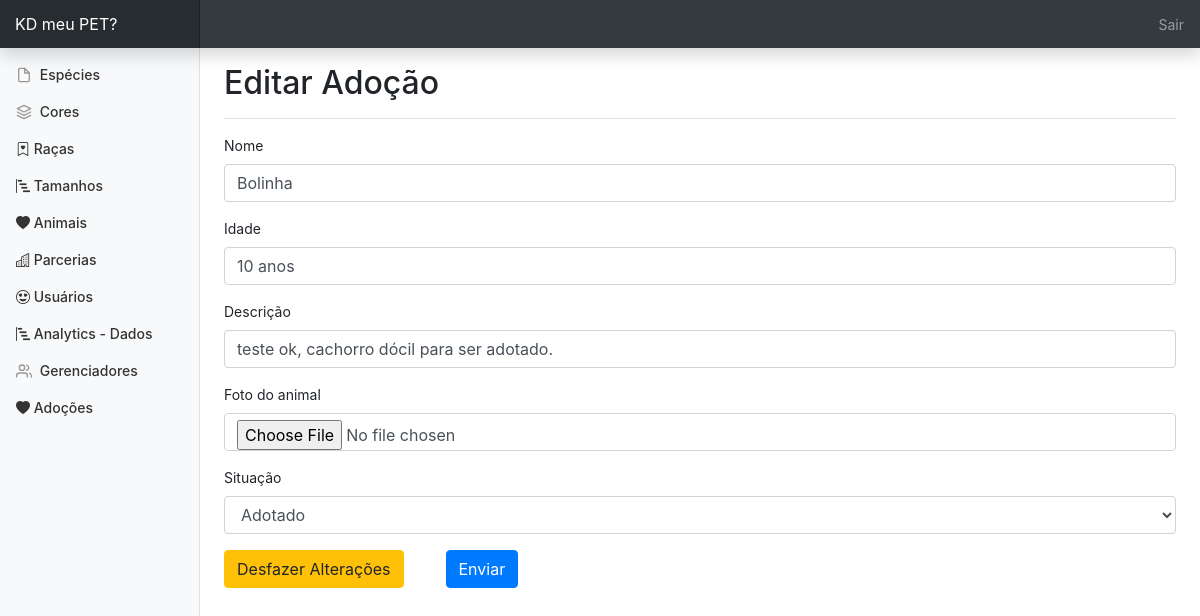
/c_adocao_editar.php?p_id=1 (signed in), run on the app's committed database.
### tables this page shows
CREATE TABLE `cadastro_adocao` (
  `p_id` int(10) NOT NULL,
  `p_nome` varchar(200) DEFAULT NULL,
  `p_foto` varchar(200) DEFAULT NULL,
  `p_descricao` varchar(200) DEFAULT NULL,
  `p_contato` varchar(200) DEFAULT NULL,
  `p_idade` varchar(200) DEFAULT NULL,
  `p_tipo` int(10) DEFAULT NULL,
  `p_raca` int(10) DEFAULT NULL,
  `p_tamanho` int(10) DEFAULT NULL,
  `p_cor` int(10) DEFAULT NULL,
  `p_status` int(11) DEFAULT NULL
);

### c_adocao_editar.php (the view, shortened to what this page needs)
<?php
require_once "conexao.php";
if (isset($_GET['p_id']) && is_numeric($_GET['p_id'])) {
    $p_id = intval($_GET['p_id']);
    try {
      $query = "SELECT * FROM cadastro_adocao WHERE p_id = :p_id";
      $stmt = $pdo->prepare($query);
      $stmt->bindValue(':p_id', $p_id, PDO::PARAM_INT);
      $stmt->execute();
    } catch (PDOException $e) {
      echo "Erro: " . $e->getMessage();
      die();
    }
    $adocao = $stmt->fetch(PDO::FETCH_ASSOC);
} else {
    $_SESSION['msgContent'] = '<div class="alert alert-danger" role="alert">
    Parâmetro inválido!</div>';
    header("Location: ../adminadocoes.php");
    exit;
}
?>
<html lang="pt">
  <head>
    <link href="css/bootstrap-4.1.3/dist/css/bootstrap.min.css" rel="stylesheet">
    <link rel="stylesheet" href="https://cdn.jsdelivr.net/npm/bootstrap-icons@1.3.0/font/bootstrap-icons.css">
    <link href="css/dashboard.css" rel="stylesheet">
  </head>
  <body>
    <nav class="navbar navbar-dark fixed-top bg-dark flex-md-nowrap p-0 shadow">
      <a class="navbar-brand col-sm-3 col-md-2 mr-0" href="#">KD meu PET?</a>
      <ul class="navbar-nav px-3">
        <li class="nav-item text-nowrap">
          <a class="nav-link" href="sairgerenciador.php">Sair</a>
        </li>
      </ul>
    </nav>
    <div class="container-fluid">
      <div class="row">
        <nav class="col-md-2 d-none d-md-block bg-light sidebar">
          <div class="sidebar-sticky">
          <?php include "menuadmin.php"; ?>
          </div>
        </nav>
        <main role="main" class="col-md-9 ml-sm-auto col-lg-10 px-4">
          <div class="d-flex justify-content-between flex-wrap flex-md-nowrap align-items-center pt-3 pb-2 mb-3 border-bottom">
            <h1 class="h2">Editar Adoção</h1>
          </div>
          <form action="adocao_editar.php?p_id=<?php echo $adocao['p_id']; ?>" method="post" enctype="multipart/form-data">
            <div class="mb-3">
              <label for="nome" class="form-label">Nome</label>
              <input type="text" class="form-control" id="nome" name="nome" value="<?php echo $adocao['p_nome']; ?>" required>
            </div>
            <div class="mb-3">
              <label for="idade" class="form-label">Idade</label>
              <input type="idade" class="form-control" id="idade" name="idade" value="<?php echo $adocao['p_idade']; ?>" required>
            </div>
            <div class="mb-3">
              <label for="descricao" class="form-label">Descrição</label>
              <input type="text" class="form-control" id="descricao" name="descricao" value="<?php echo $adocao['p_descricao']; ?>" required>
            </div>
            <div class="mb-3">
              <label for="foto" class="form-label">Foto do animal</label>
              <input class="form-control" type="file" accept=".png, .jpg, .jpeg" id="foto" name="foto">
            </div>
            <div class="mb-3">
              <label for="status" class="form-label">Situação</label>
              <select class="form-control form-select" aria-label="Situação" id="status" name="status">
                <option value="1" <?php if ($adocao['p_status']) echo 'selected'; ?>>Adotado</option>
              </select>
            </div>
            <div class="d-flex flex-row gap-3 mb-3">
              <div>
                <button type="reset" class="btn btn-warning">Desfazer Alterações</button>
              </div>
              <div class="ms-auto me-0" style="margin-left: 3em;">
                <button type="submit" class="btn btn-primary ms-3">Enviar</button>
              </div>
            </div>
          </form>
        </main>
      </div>
    </div>
  </body>
</html>

### css/dashboard.css (style rules this page uses)
body { font-size: .875rem; }
.sidebar { position: fixed; top: 0; bottom: 0; left: 0; z-index: 100; padding: 48px 0 0; box-shadow: inset -1px 0 0 rgba(0, 0, 0, .1); }
.sidebar-sticky { position: relative; top: 0; height: calc(100vh - 48px); padding-top: .5rem; overflow-x: hidden; overflow-y: auto; }
[role="main"] { padding-top: 48px; }
.navbar-brand { padding-top: .75rem; padding-bottom: .75rem; font-size: 1rem; background-color: rgba(0, 0, 0, .25); box-shadow: inset -1px 0 0 rgba(0, 0, 0, .25); }

### data on the page
cadastro_adocao: nome "Bolinha", idade "10 anos", descricao "teste ok, cachorro dócil para ser adotado.", status "Adotado"
